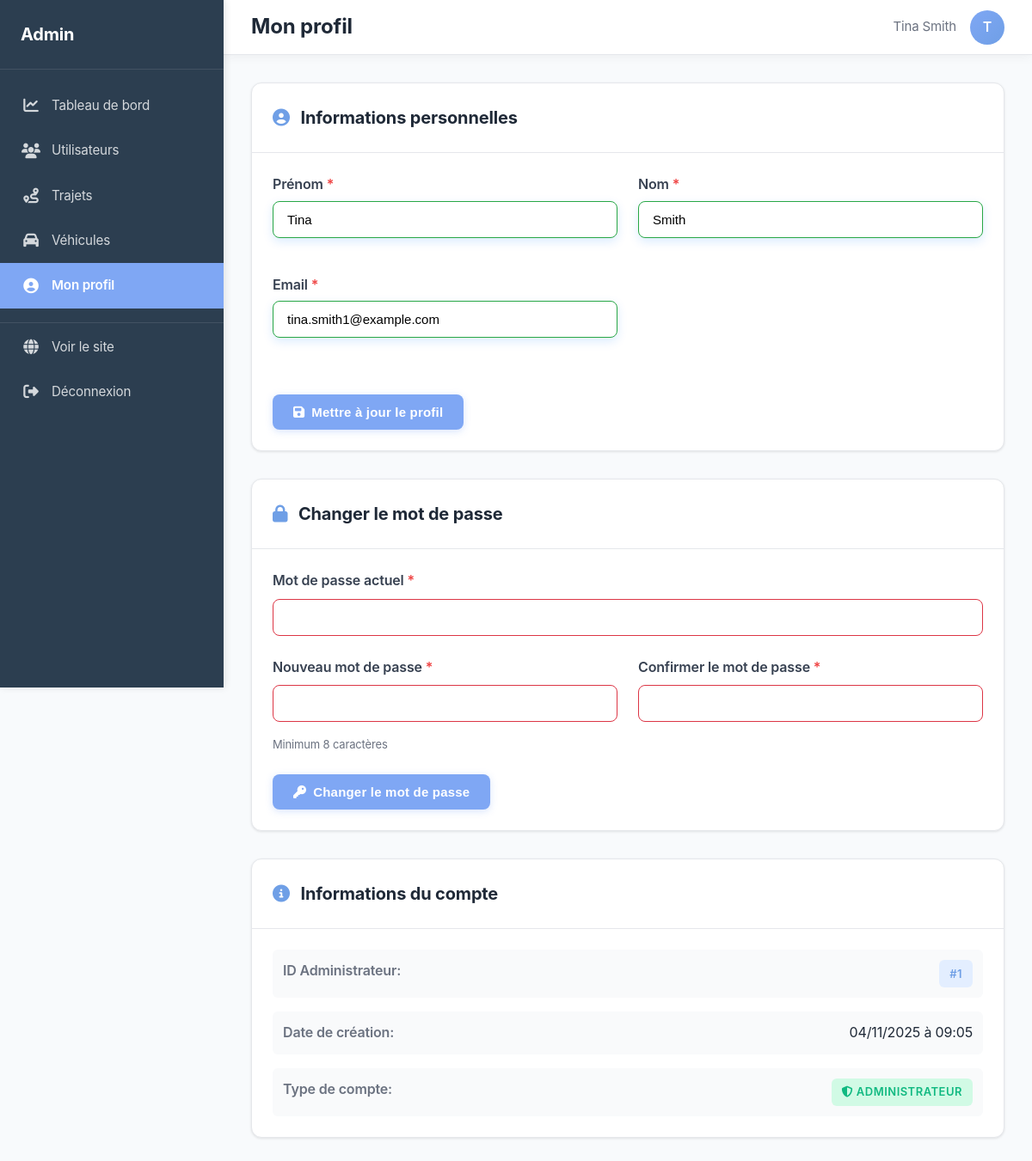
Page /index.php?action=admin_profile (signed in) on the committed database.
### tables this page shows
CREATE TABLE `users` (
  `id` bigint(20) UNSIGNED NOT NULL,
  `first_name` varchar(255) DEFAULT NULL,
  `last_name` varchar(255) DEFAULT NULL,
  `birth_date` date DEFAULT NULL,
  `email` varchar(255) NOT NULL,
  `password_hash` varchar(255) NOT NULL,
  `is_admin` tinyint(1) DEFAULT '0',
  `is_verified_user` tinyint(1) DEFAULT '0',
  `car_brand` varchar(255) DEFAULT NULL,
  `car_model` varchar(255) DEFAULT NULL,
  `car_year` int(11) DEFAULT NULL,
  `car_plate` varchar(255) DEFAULT NULL,
  `car_is_verified` tinyint(1) DEFAULT '0',
  `created_at` timestamp NOT NULL DEFAULT CURRENT_TIMESTAMP,
  `global_rating` float DEFAULT NULL,
  `profile_picture_path` varchar(255) DEFAULT NULL,
  `car_crit_air` tinyint(4) DEFAULT NULL
);

### controller/AdminControllerUnified.php (called while the page is built, shortened)
<?php
require_once __DIR__ . '/../model/AdminModelEnhanced.php';
class AdminControllerUnified {
    private $model;
    public function __construct() {
        $this->model = new AdminModelEnhanced();
    }
    public function profile() {
        $adminId = $_SESSION['user_id'];
        $admin = $this->model->getAdminProfile($adminId);
        require_once __DIR__ . '/../view/admin/profile_content.php';
        require_once __DIR__ . '/../view/admin_layout.php';
    }
}

### config.php (called while the page is built, shortened)
<?php
function url($path = '') {
    $path = ltrim($path, '/');
    return BASE_URL . $path;
}

### model/Database.php (called while the page is built, shortened)
<?php
class Database {
    private static $db = null;
    private static $instance = null;
    public static function getInstance() {
        if (self::$instance === null) {
            self::$instance = new self();
        }
        return self::$instance;
    }
    public function getConnection() {
        include_once __DIR__ . '/../config.php';
        if (self::$db === null) {
            try {
                $dsn = "mysql:host=" . DB_HOST .
                       ";port=" . (defined('DB_PORT') ? DB_PORT : '3306') .
                       ";dbname=" . DB_NAME .
                       ";charset=utf8mb4";
                $options = [
                    PDO::ATTR_ERRMODE => PDO::ERRMODE_EXCEPTION,
                    PDO::ATTR_DEFAULT_FETCH_MODE => PDO::FETCH_ASSOC,
                    PDO::ATTR_EMULATE_PREPARES => false
                ];
                self::$db = new PDO($dsn, DB_USER, DB_PASS, $options);
            } catch (PDOException $e) {
                error_log("Erreur connexion BD: " . $e->getMessage());
                die("Erreur de connexion à la base de données. Veuillez réessayer plus tard.");
            }
        }
        return self::$db;
    }
    public static function getDb() {
        return self::getInstance()->getConnection();
    }
}

### model/AdminModelEnhanced.php (called while the page is built, shortened)
<?php
require_once __DIR__ . '/Database.php';
class AdminModelEnhanced {
    private $db;
    public function __construct() {
        $this->db = Database::getDb();
    }
    public function getAdminProfile($adminId) {
        $stmt = $this->db->prepare("
            SELECT id, first_name, last_name, email, created_at
            FROM users
            WHERE id = :id AND is_admin = 1
        ");
        $stmt->bindValue(':id', $adminId, PDO::PARAM_INT);
        $stmt->execute();
        return $stmt->fetch(PDO::FETCH_ASSOC);
    }
}

### view/admin/profile_content.php (the view, shortened to what this page needs)
<div style="max-width: 900px;">
    <div class="data-card" style="margin-bottom: 2rem;">
        <div class="data-card-header">
            <h2 class="data-card-title">
                <i class="fas fa-user-circle" style="margin-right: 0.5rem; color: #6f9fe6;"></i>
                Informations personnelles
            </h2>
        </div>
        <div class="data-card-body">
            <form method="POST" action="<?= url('index.php?action=admin_profile_update') ?>">
                <div style="display: grid; grid-template-columns: 1fr 1fr; gap: 1.5rem; margin-bottom: 1.5rem;">
                    <div>
                        <label style="display: block; font-weight: 600; margin-bottom: 0.5rem; color: #374151;">
                            Prénom <span style="color: #ef4444;">*</span>
                        </label>
                        <input type="text"
                               name="first_name"
                               value="<?= htmlspecialchars($admin['first_name'] ?? '') ?>"
                               required
                               class="admin-search-input"
                               style="width: 100%;">
                    </div>
                    <div>
                        <label style="display: block; font-weight: 600; margin-bottom: 0.5rem; color: #374151;">
                            Nom <span style="color: #ef4444;">*</span>
                        </label>
                        <input type="text"
                               name="last_name"
                               value="<?= htmlspecialchars($admin['last_name'] ?? '') ?>"
                               required
                               class="admin-search-input"
                               style="width: 100%;">
                    </div>
                </div>
                <div style="display: grid; grid-template-columns: 1fr 1fr; gap: 1.5rem; margin-bottom: 1.5rem;">
                    <div>
                        <label style="display: block; font-weight: 600; margin-bottom: 0.5rem; color: #374151;">
                            Email <span style="color: #ef4444;">*</span>
                        </label>
                        <input type="email"
                               name="email"
                               value="<?= htmlspecialchars($admin['email'] ?? '') ?>"
                               required
                               class="admin-search-input"
                               style="width: 100%;">
                    </div>
                </div>
                <button type="submit" class="btn btn-primary">
                    <i class="fas fa-save"></i> Mettre à jour le profil
                </button>
            </form>
        </div>
    </div>
    <div class="data-card">
        <div class="data-card-header">
            <h2 class="data-card-title">
                <i class="fas fa-lock" style="margin-right: 0.5rem; color: #6f9fe6;"></i>
                Changer le mot de passe
            </h2>
        </div>
        <div class="data-card-body">
            <form method="POST" action="<?= url('index.php?action=admin_password_update') ?>" onsubmit="return validatePasswordForm(this)">
                <div style="margin-bottom: 1.5rem;">
                    <label style="display: block; font-weight: 600; margin-bottom: 0.5rem; color: #374151;">
                        Mot de passe actuel <span style="color: #ef4444;">*</span>
                    </label>
                    <input type="password"
                           name="current_password"
                           required
                           class="admin-search-input"
                           style="width: 100%;">
                </div>
                <div style="display: grid; grid-template-columns: 1fr 1fr; gap: 1.5rem; margin-bottom: 1.5rem;">
                    <div>
                        <label style="display: block; font-weight: 600; margin-bottom: 0.5rem; color: #374151;">
                            Nouveau mot de passe <span style="color: #ef4444;">*</span>
                        </label>
                        <input type="password"
                               name="new_password"
                               id="new_password"
                               required
                               minlength="8"
                               class="admin-search-input"
                               style="width: 100%;">
                        <div style="font-size: 0.813rem; color: #6b7280; margin-top: 0.25rem;">
                            Minimum 8 caractères
                        </div>
                    </div>
                    <div>
                        <label style="display: block; font-weight: 600; margin-bottom: 0.5rem; color: #374151;">
                            Confirmer le mot de passe <span style="color: #ef4444;">*</span>
                        </label>
                        <input type="password"
                               name="confirm_password"
                               id="confirm_password"
                               required
                               minlength="8"
                               class="admin-search-input"
                               style="width: 100%;">
                    </div>
                </div>
                <button type="submit" class="btn btn-primary">
                    <i class="fas fa-key"></i> Changer le mot de passe
                </button>
            </form>
        </div>
    </div>
    <div class="data-card" style="margin-top: 2rem;">
        <div class="data-card-header">
            <h2 class="data-card-title">
                <i class="fas fa-info-circle" style="margin-right: 0.5rem; color: #6f9fe6;"></i>
                Informations du compte
            </h2>
        </div>
        <div class="data-card-body">
            <div style="display: grid; gap: 1rem;">
                <div style="display: flex; justify-content: space-between; padding: 0.75rem; background: #f9fafb; border-radius: 6px;">
                    <span style="font-weight: 600; color: #6b7280;">ID Administrateur:</span>
                    <span class="badge badge-info">#<?= $admin['id'] ?></span>
                </div>
                <div style="display: flex; justify-content: space-between; padding: 0.75rem; background: #f9fafb; border-radius: 6px;">
                    <span style="font-weight: 600; color: #6b7280;">Date de création:</span>
                    <span><?= date('d/m/Y à H:i', strtotime($admin['created_at'])) ?></span>
                </div>
                <div style="display: flex; justify-content: space-between; padding: 0.75rem; background: #f9fafb; border-radius: 6px;">
                    <span style="font-weight: 600; color: #6b7280;">Type de compte:</span>
                    <span class="badge badge-success">
                        <i class="fas fa-shield-alt"></i> Administrateur
                    </span>
                </div>
            </div>
        </div>
    </div>
</div>

### assets/styles/index.css (style rules this page uses)
* { box-sizing: border-box; }
body { font-family: 'Roboto', 'Inter', -apple-system, BlinkMacSystemFont, "Segoe UI", Arial, sans-serif; margin: 0; padding: 0; min-height: 100vh; display: flex; flex-direction: column; background: linear-gradient(180deg, #ffffff 0%, #f9fafb 100%); color: #1f2937; line-height: 1.6; letter-spacing: -0.01em; max-width: 100vw; overflow-x: hidden; -webkit-font-smoothing: antialiased; -moz-osx-font-smoothing: grayscale; }

### assets/styles/searchPage.css (style rules this page uses)
body { min-height: 100vh; display: flex; flex-direction: column; }

### assets/styles/form-enhancements.css (style rules this page uses)
.input-wrapper input { width: 100%; transition: all 0.3s cubic-bezier(0.4, 0, 0.2, 1); }
.input-wrapper.focused input { transform: translateY(-2px); box-shadow: 0 4px 12px rgba(0, 123, 255, 0.15); }
button[type="submit"]:not(:disabled) { position: relative; overflow: hidden; transition: all 0.3s ease; }
button[type="submit"]::before { content: ''; position: absolute; top: 50%; left: 50%; width: 0; height: 0; border-radius: 50%; background: rgba(255, 255, 255, 0.3); transform: translate(-50%, -50%); transition: width 0.6s, height 0.6s; }
input:valid:not(:placeholder-shown) { border-color: #28a745; }

### assets/styles/global-enhancements.css (style rules this page uses)
* { transition-timing-function: cubic-bezier(0.4, 0, 0.2, 1); }

### assets/styles/design-improvements.css (style rules this page uses)
button, .btn, input[type="submit"], input[type="button"] { font-weight: 700; letter-spacing: 0.2px; transition: all 0.3s cubic-bezier(0.4, 0, 0.2, 1); }
input[type="text"], input[type="email"], input[type="password"], input[type="number"], input[type="date"], input[type="time"], textarea, select { font-weight: 500; transition: all 0.3s cubic-bezier(0.4, 0, 0.2, 1); }
.badge, .pill { display: inline-flex; align-items: center; gap: 6px; padding: 6px 14px; border-radius: 20px; font-size: 12px; font-weight: 700; text-transform: uppercase; letter-spacing: 0.5px; backdrop-filter: blur(10px); animation: fadeInUp 0.4s ease-out; }

### assets/styles/custom-dialogs.css (style rules this page uses)
.btn-primary { background: linear-gradient(135deg, #7fa7f4 0%, #6f9fe6 100%); color: white; border-color: transparent; box-shadow: 0 2px 8px rgba(127, 167, 244, 0.3); }

### assets/styles/admin-modern.css (style rules this page uses)
:root { --blue-50: #eef4ff; --blue-100: #e3eeff; --blue-500: #6f9fe6; --blue-600: #5a8dd4; --accent: #7fa7f4; --accent-dark: #5b8de8; --admin-bg: #f8fafc; --admin-sidebar: #2c3e50; --admin-sidebar-hover: #34495e; --admin-text: #1f2937; --admin-text-light: #6b7280; --admin-border: #e5e7eb; --admin-card-bg: #ffffff; --admin-shadow: 0 1px 3px rgba(0,0,0,0.1); --admin-shadow-lg: 0 10px 40px rgba(35,60,90,0.12); --success: #10b981; --success-light: #d1fae5; --warning: #f59e0b; --warning-light: #fef3c7; --danger: #ef4444; --danger-light: #fee2e2; --info: var(--blue-500); --info-light: var(--blue-100); }
* { box-sizing: border-box; margin: 0; padding: 0; }
body.admin-layout { font-family: -apple-system, BlinkMacSystemFont, "Segoe UI", Roboto, "Helvetica Neue", Arial, sans-serif; background: var(--admin-bg); color: var(--admin-text); line-height: 1.6; }
.data-card { background: var(--admin-card-bg); border-radius: 12px; box-shadow: var(--admin-shadow); border: 1px solid var(--admin-border); overflow: hidden; margin-bottom: 2rem; }
.data-card-header { padding: 1.5rem; border-bottom: 1px solid var(--admin-border); display: flex; justify-content: space-between; align-items: center; }
.data-card-title { font-size: 1.25rem; font-weight: 700; color: var(--admin-text); }
.data-card-body { padding: 1.5rem; }
.admin-search-input { flex: 1; min-width: 300px; padding: 0.75rem 1rem; border: 1px solid var(--admin-border); border-radius: 8px; font-size: 0.938rem; transition: all 0.2s; }
.btn { padding: 0.75rem 1.5rem; border-radius: 8px; font-size: 0.938rem; font-weight: 600; cursor: pointer; transition: all 0.2s; border: none; text-decoration: none; display: inline-flex; align-items: center; gap: 0.5rem; justify-content: center; }
.btn-primary { background: var(--accent); color: white; }
.badge { padding: 0.35rem 0.75rem; border-radius: 6px; font-size: 0.813rem; font-weight: 600; display: inline-block; }
.badge-success { background: var(--success-light); color: var(--success); }
.badge-info { background: var(--info-light); color: var(--info); }

### rows in the picture
users: first_name "Tina", last_name "Smith", email "tina.smith1@example.com", id "1", created_at "04/11/2025 à 09:05"

### other values in the picture
$pageTitle "Mon profil"
$_SESSION['user_name'] "Tina Smith"
substr($_SESSION['user_name'] ?? 'A', 0, 1) "T"
